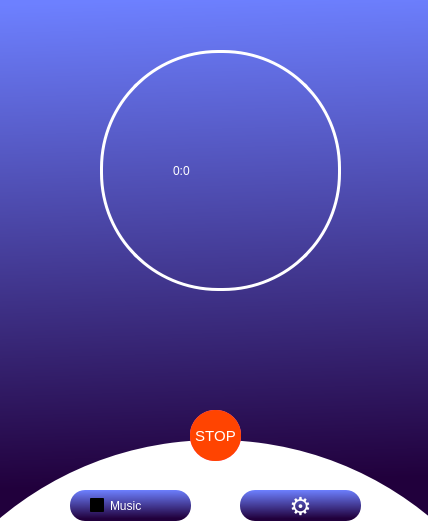
<?xml version="1.0" encoding="UTF-8"?>
<ui version="4.0">
 <class>MainWindow</class>
 <widget class="QMainWindow" name="MainWindow">
  <property name="geometry">
   <rect>
    <x>0</x>
    <y>0</y>
    <width>428</width>
    <height>525</height>
   </rect>
  </property>
  <property name="minimumSize">
   <size>
    <width>428</width>
    <height>525</height>
   </size>
  </property>
  <property name="maximumSize">
   <size>
    <width>428</width>
    <height>525</height>
   </size>
  </property>
  <property name="windowTitle">
   <string>MainWindow</string>
  </property>
  <property name="styleSheet">
   <string notr="true">background-color: qlineargradient(spread:pad, x1:0.367, y1:1, x2:0.342, y2:0, stop:0.0769231 rgba(33, 0, 60, 255), stop:1 rgba(109, 128, 255, 255));</string>
  </property>
  <widget class="QWidget" name="centralwidget">
   <widget class="QPushButton" name="start">
    <property name="geometry">
     <rect>
      <x>190</x>
      <y>410</y>
      <width>51</width>
      <height>51</height>
     </rect>
    </property>
    <property name="styleSheet">
     <string notr="true">background-color:#FF63D1;
border-radius:25px;
font-size:25px;</string>
    </property>
    <property name="text">
     <string> ▶️</string>
    </property>
   </widget>
   <widget class="QPushButton" name="settings">
    <property name="geometry">
     <rect>
      <x>240</x>
      <y>490</y>
      <width>121</width>
      <height>31</height>
     </rect>
    </property>
    <property name="styleSheet">
     <string notr="true">;
border-radius:15px;
font-size:25px;
color:white;</string>
    </property>
    <property name="text">
     <string>⚙️</string>
    </property>
   </widget>
   <widget class="QLabel" name="count">
    <property name="geometry">
     <rect>
      <x>160</x>
      <y>130</y>
      <width>141</width>
      <height>81</height>
     </rect>
    </property>
    <property name="styleSheet">
     <string notr="true">background-color: qlineargradient(spread:pad, x1:0, y1:0, x2:1, y2:0, stop:1 rgba(255, 255, 255, 0));
font: 35pt &quot;Ubuntu&quot;;
padding-left:10px;
color:white;
</string>
    </property>
    <property name="text">
     <string>0:0</string>
    </property>
   </widget>
   <widget class="QPushButton" name="stop">
    <property name="geometry">
     <rect>
      <x>190</x>
      <y>410</y>
      <width>51</width>
      <height>51</height>
     </rect>
    </property>
    <property name="styleSheet">
     <string notr="true">background-color:#FF4401;
border-radius:25px;
font-size:15px;
color:white;</string>
    </property>
    <property name="text">
     <string>STOP</string>
    </property>
   </widget>
   <widget class="QCheckBox" name="mute">
    <property name="geometry">
     <rect>
      <x>70</x>
      <y>490</y>
      <width>121</width>
      <height>31</height>
     </rect>
    </property>
    <property name="styleSheet">
     <string notr="true">color:white;
padding-left:20px;
border-radius:15px;</string>
    </property>
    <property name="text">
     <string>Music</string>
    </property>
   </widget>
   <widget class="QLabel" name="label">
    <property name="geometry">
     <rect>
      <x>-120</x>
      <y>440</y>
      <width>671</width>
      <height>671</height>
     </rect>
    </property>
    <property name="styleSheet">
     <string notr="true">background-color:white;
border-radius:335px;</string>
    </property>
    <property name="text">
     <string/>
    </property>
   </widget>
   <widget class="QLabel" name="label_2">
    <property name="geometry">
     <rect>
      <x>100</x>
      <y>50</y>
      <width>241</width>
      <height>241</height>
     </rect>
    </property>
    <property name="styleSheet">
     <string notr="true">background-color: qlineargradient(spread:pad, x1:0, y1:0, x2:1, y2:0, stop:0 rgba(255, 255, 255, 0));
border-radius:118px;
border:3px solid white;</string>
    </property>
    <property name="text">
     <string/>
    </property>
   </widget>
   <widget class="QLabel" name="time">
    <property name="geometry">
     <rect>
      <x>260</x>
      <y>120</y>
      <width>54</width>
      <height>17</height>
     </rect>
    </property>
    <property name="styleSheet">
     <string notr="true">background-color: qlineargradient(spread:pad, x1:0, y1:0, x2:1, y2:0, stop:1 rgba(0, 0, 0, 0));
font: 75 10pt &quot;Ubuntu&quot;;</string>
    </property>
    <property name="text">
     <string/>
    </property>
   </widget>
   <zorder>label_2</zorder>
   <zorder>label</zorder>
   <zorder>start</zorder>
   <zorder>settings</zorder>
   <zorder>count</zorder>
   <zorder>stop</zorder>
   <zorder>mute</zorder>
   <zorder>time</zorder>
  </widget>
 </widget>
 <resources/>
 <connections/>
</ui>
